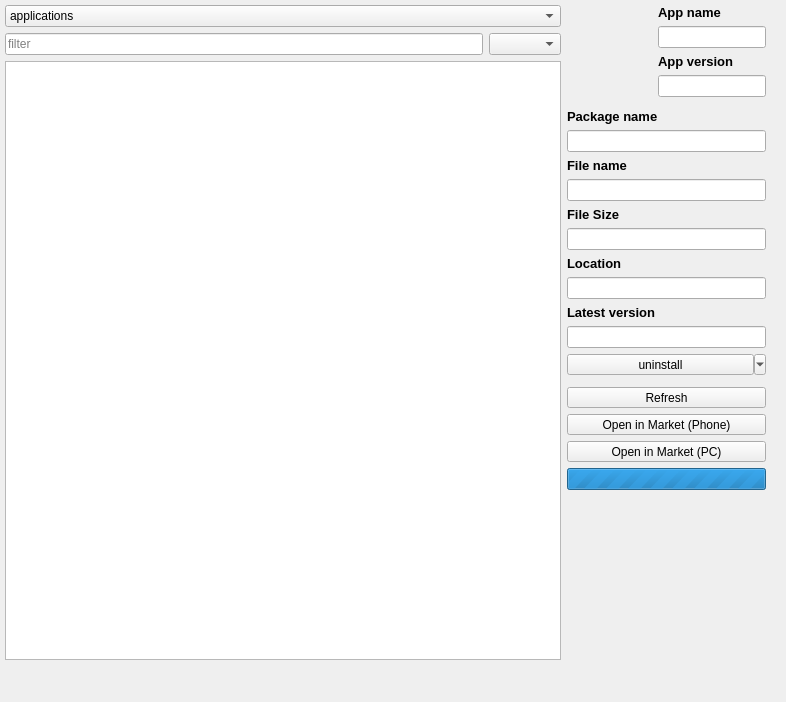
<?xml version="1.0" encoding="UTF-8"?>
<ui version="4.0">
 <class>AppWidget</class>
 <widget class="QWidget" name="AppWidget">
  <property name="geometry">
   <rect>
    <x>0</x>
    <y>0</y>
    <width>786</width>
    <height>702</height>
   </rect>
  </property>
  <property name="windowTitle">
   <string notr="true">Form</string>
  </property>
  <widget class="QWidget" name="verticalLayoutWidget_3">
   <property name="geometry">
    <rect>
     <x>0</x>
     <y>0</y>
     <width>771</width>
     <height>685</height>
    </rect>
   </property>
   <layout class="QVBoxLayout" name="layoutApps" stretch="0,1,0,0">
    <item>
     <spacer name="verticalSpacer_32">
      <property name="orientation">
       <enum>Qt::Vertical</enum>
      </property>
      <property name="sizeType">
       <enum>QSizePolicy::Fixed</enum>
      </property>
      <property name="sizeHint" stdset="0">
       <size>
        <width>20</width>
        <height>5</height>
       </size>
      </property>
     </spacer>
    </item>
    <item>
     <layout class="QHBoxLayout" name="horizontalLayout_6" stretch="0,1,0,0">
      <item>
       <spacer name="verticalSpacer_35">
        <property name="orientation">
         <enum>Qt::Horizontal</enum>
        </property>
        <property name="sizeType">
         <enum>QSizePolicy::Fixed</enum>
        </property>
        <property name="sizeHint" stdset="0">
         <size>
          <width>5</width>
          <height>20</height>
         </size>
        </property>
       </spacer>
      </item>
      <item>
       <layout class="QVBoxLayout" name="verticalLayout_2">
        <item>
         <widget class="QComboBox" name="comboBoxApps">
          <property name="focusPolicy">
           <enum>Qt::ClickFocus</enum>
          </property>
          <item>
           <property name="text">
            <string>applications</string>
           </property>
          </item>
          <item>
           <property name="text">
            <string>backups</string>
           </property>
          </item>
          <item>
           <property name="text">
            <string>system apps</string>
           </property>
          </item>
         </widget>
        </item>
        <item>
         <layout class="QHBoxLayout" name="horizontalLayout">
          <item>
           <widget class="QLineEdit" name="editFilter">
            <property name="placeholderText">
             <string>filter</string>
            </property>
           </widget>
          </item>
          <item>
           <widget class="QComboBox" name="comboFilter"/>
          </item>
         </layout>
        </item>
        <item>
         <widget class="QTableView" name="tableView">
          <property name="editTriggers">
           <set>QAbstractItemView::NoEditTriggers</set>
          </property>
          <property name="alternatingRowColors">
           <bool>true</bool>
          </property>
          <property name="verticalScrollMode">
           <enum>QAbstractItemView::ScrollPerPixel</enum>
          </property>
          <property name="horizontalScrollMode">
           <enum>QAbstractItemView::ScrollPerPixel</enum>
          </property>
          <property name="showGrid">
           <bool>false</bool>
          </property>
          <property name="gridStyle">
           <enum>Qt::NoPen</enum>
          </property>
          <attribute name="verticalHeaderVisible">
           <bool>false</bool>
          </attribute>
         </widget>
        </item>
       </layout>
      </item>
      <item>
       <layout class="QVBoxLayout" name="verticalLayout_4" stretch="0,0,0,0,0,0,0,1">
        <property name="spacing">
         <number>6</number>
        </property>
        <item>
         <layout class="QGridLayout" name="gridLayout_6">
          <item row="0" column="0" rowspan="5">
           <widget class="QLabel" name="labelAppsIcon">
            <property name="minimumSize">
             <size>
              <width>72</width>
              <height>72</height>
             </size>
            </property>
            <property name="maximumSize">
             <size>
              <width>72</width>
              <height>72</height>
             </size>
            </property>
            <property name="text">
             <string notr="true"/>
            </property>
            <property name="pixmap">
             <pixmap resource="../zasoby.qrc">:/icons/info.png</pixmap>
            </property>
            <property name="scaledContents">
             <bool>true</bool>
            </property>
           </widget>
          </item>
          <item row="0" column="2">
           <widget class="QLabel" name="labelAppsAppName">
            <property name="font">
             <font>
              <pointsize>10</pointsize>
              <weight>75</weight>
              <bold>true</bold>
             </font>
            </property>
            <property name="text">
             <string extracomment="app name label">App name</string>
            </property>
           </widget>
          </item>
          <item row="2" column="2">
           <widget class="QLabel" name="labelAppsVersion">
            <property name="font">
             <font>
              <pointsize>10</pointsize>
              <weight>75</weight>
              <bold>true</bold>
             </font>
            </property>
            <property name="text">
             <string extracomment="version label">App version</string>
            </property>
           </widget>
          </item>
          <item row="7" column="0" colspan="3">
           <widget class="QLabel" name="labelAppsFileName">
            <property name="font">
             <font>
              <pointsize>10</pointsize>
              <weight>75</weight>
              <bold>true</bold>
             </font>
            </property>
            <property name="text">
             <string extracomment="file name label">File name</string>
            </property>
           </widget>
          </item>
          <item row="9" column="0" colspan="3">
           <widget class="QLabel" name="labelAppsSize">
            <property name="font">
             <font>
              <pointsize>10</pointsize>
              <weight>75</weight>
              <bold>true</bold>
             </font>
            </property>
            <property name="text">
             <string extracomment="size label">File Size</string>
            </property>
           </widget>
          </item>
          <item row="1" column="2">
           <widget class="QLineEdit" name="editAppsAppName">
            <property name="text">
             <string notr="true"/>
            </property>
            <property name="readOnly">
             <bool>true</bool>
            </property>
           </widget>
          </item>
          <item row="3" column="2">
           <widget class="QLineEdit" name="editAppsVersion">
            <property name="text">
             <string notr="true"/>
            </property>
            <property name="readOnly">
             <bool>true</bool>
            </property>
           </widget>
          </item>
          <item row="8" column="0" colspan="3">
           <widget class="QLineEdit" name="editAppsFileName">
            <property name="text">
             <string notr="true"/>
            </property>
            <property name="readOnly">
             <bool>true</bool>
            </property>
           </widget>
          </item>
          <item row="5" column="0" colspan="3">
           <widget class="QLabel" name="labelAppsPackageName">
            <property name="font">
             <font>
              <pointsize>10</pointsize>
              <weight>75</weight>
              <bold>true</bold>
             </font>
            </property>
            <property name="text">
             <string extracomment="package label">Package name</string>
            </property>
           </widget>
          </item>
          <item row="6" column="0" colspan="3">
           <widget class="QLineEdit" name="editAppsPackageName">
            <property name="text">
             <string notr="true"/>
            </property>
            <property name="readOnly">
             <bool>true</bool>
            </property>
           </widget>
          </item>
          <item row="10" column="0" colspan="3">
           <widget class="QLineEdit" name="editAppsSize">
            <property name="text">
             <string notr="true"/>
            </property>
            <property name="readOnly">
             <bool>true</bool>
            </property>
           </widget>
          </item>
          <item row="11" column="0" colspan="3">
           <widget class="QLabel" name="labelAppsLocation">
            <property name="font">
             <font>
              <pointsize>10</pointsize>
              <weight>75</weight>
              <bold>true</bold>
             </font>
            </property>
            <property name="text">
             <string extracomment="location label">Location</string>
            </property>
           </widget>
          </item>
          <item row="12" column="0" colspan="3">
           <widget class="QLineEdit" name="editAppsLocation">
            <property name="readOnly">
             <bool>true</bool>
            </property>
           </widget>
          </item>
          <item row="0" column="1" rowspan="5">
           <widget class="QLabel" name="labelQRcode">
            <property name="maximumSize">
             <size>
              <width>72</width>
              <height>72</height>
             </size>
            </property>
            <property name="text">
             <string notr="true"/>
            </property>
            <property name="scaledContents">
             <bool>true</bool>
            </property>
           </widget>
          </item>
          <item row="14" column="0" colspan="3">
           <widget class="QLineEdit" name="editCyrketVersion">
            <property name="readOnly">
             <bool>true</bool>
            </property>
           </widget>
          </item>
          <item row="13" column="0" colspan="3">
           <widget class="QLabel" name="labelCyrketVersion">
            <property name="enabled">
             <bool>true</bool>
            </property>
            <property name="font">
             <font>
              <pointsize>10</pointsize>
              <weight>75</weight>
              <bold>true</bold>
             </font>
            </property>
            <property name="text">
             <string extracomment="latest version label">Latest version</string>
            </property>
           </widget>
          </item>
         </layout>
        </item>
        <item>
         <widget class="QToolButton" name="toolButtonUninstall">
          <property name="sizePolicy">
           <sizepolicy hsizetype="Expanding" vsizetype="Fixed">
            <horstretch>0</horstretch>
            <verstretch>0</verstretch>
           </sizepolicy>
          </property>
          <property name="focusPolicy">
           <enum>Qt::NoFocus</enum>
          </property>
          <property name="text">
           <string extracomment="uninstall apps">uninstall</string>
          </property>
          <property name="icon">
           <iconset resource="../zasoby.qrc">
            <normaloff>:/icons/uninstall.png</normaloff>:/icons/uninstall.png</iconset>
          </property>
          <property name="iconSize">
           <size>
            <width>20</width>
            <height>20</height>
           </size>
          </property>
          <property name="popupMode">
           <enum>QToolButton::MenuButtonPopup</enum>
          </property>
          <property name="toolButtonStyle">
           <enum>Qt::ToolButtonTextBesideIcon</enum>
          </property>
         </widget>
        </item>
        <item>
         <widget class="QStackedWidget" name="stackedWidgetApps">
          <property name="currentIndex">
           <number>0</number>
          </property>
          <widget class="QWidget" name="stackedAppsPageApps">
           <widget class="QWidget" name="layoutWidget">
            <property name="geometry">
             <rect>
              <x>0</x>
              <y>0</y>
              <width>291</width>
              <height>64</height>
             </rect>
            </property>
            <layout class="QVBoxLayout" name="horizontalLayoutStackedApps">
             <item>
              <widget class="QToolButton" name="toolButtonBackup">
               <property name="sizePolicy">
                <sizepolicy hsizetype="Expanding" vsizetype="Fixed">
                 <horstretch>0</horstretch>
                 <verstretch>0</verstretch>
                </sizepolicy>
               </property>
               <property name="focusPolicy">
                <enum>Qt::NoFocus</enum>
               </property>
               <property name="text">
                <string extracomment="backup apps">backup</string>
               </property>
               <property name="icon">
                <iconset resource="../zasoby.qrc">
                 <normaloff>:/icons/backup.png</normaloff>:/icons/backup.png</iconset>
               </property>
               <property name="iconSize">
                <size>
                 <width>20</width>
                 <height>20</height>
                </size>
               </property>
               <property name="popupMode">
                <enum>QToolButton::MenuButtonPopup</enum>
               </property>
               <property name="toolButtonStyle">
                <enum>Qt::ToolButtonTextBesideIcon</enum>
               </property>
              </widget>
             </item>
            </layout>
           </widget>
          </widget>
          <widget class="QWidget" name="stackedAppsPageBackups">
           <widget class="QWidget" name="layoutWidget_2">
            <property name="geometry">
             <rect>
              <x>50</x>
              <y>-1</y>
              <width>231</width>
              <height>64</height>
             </rect>
            </property>
            <layout class="QVBoxLayout" name="horizontalLayoutBackup">
             <item>
              <widget class="QToolButton" name="toolButtonRestore">
               <property name="sizePolicy">
                <sizepolicy hsizetype="Expanding" vsizetype="Fixed">
                 <horstretch>0</horstretch>
                 <verstretch>0</verstretch>
                </sizepolicy>
               </property>
               <property name="focusPolicy">
                <enum>Qt::NoFocus</enum>
               </property>
               <property name="text">
                <string extracomment="restore backup">restore</string>
               </property>
               <property name="icon">
                <iconset resource="../zasoby.qrc">
                 <normaloff>:/icons/restore.png</normaloff>:/icons/restore.png</iconset>
               </property>
               <property name="iconSize">
                <size>
                 <width>20</width>
                 <height>20</height>
                </size>
               </property>
               <property name="popupMode">
                <enum>QToolButton::MenuButtonPopup</enum>
               </property>
               <property name="toolButtonStyle">
                <enum>Qt::ToolButtonTextBesideIcon</enum>
               </property>
              </widget>
             </item>
             <item>
              <widget class="QToolButton" name="toolButtonRemoveBackup">
               <property name="sizePolicy">
                <sizepolicy hsizetype="Expanding" vsizetype="Fixed">
                 <horstretch>0</horstretch>
                 <verstretch>0</verstretch>
                </sizepolicy>
               </property>
               <property name="focusPolicy">
                <enum>Qt::NoFocus</enum>
               </property>
               <property name="text">
                <string extracomment="remove backup">remove</string>
               </property>
               <property name="icon">
                <iconset resource="../zasoby.qrc">
                 <normaloff>:/icons/remove.png</normaloff>:/icons/remove.png</iconset>
               </property>
               <property name="iconSize">
                <size>
                 <width>20</width>
                 <height>20</height>
                </size>
               </property>
               <property name="toolButtonStyle">
                <enum>Qt::ToolButtonTextBesideIcon</enum>
               </property>
              </widget>
             </item>
            </layout>
           </widget>
          </widget>
         </widget>
        </item>
        <item>
         <widget class="QToolButton" name="buttonRefreshApps">
          <property name="sizePolicy">
           <sizepolicy hsizetype="Expanding" vsizetype="Fixed">
            <horstretch>0</horstretch>
            <verstretch>0</verstretch>
           </sizepolicy>
          </property>
          <property name="text">
           <string extracomment="refresh apps/backups">Refresh</string>
          </property>
          <property name="icon">
           <iconset resource="../zasoby.qrc">
            <normaloff>:/icons/refresh.png</normaloff>:/icons/refresh.png</iconset>
          </property>
          <property name="iconSize">
           <size>
            <width>20</width>
            <height>20</height>
           </size>
          </property>
          <property name="toolButtonStyle">
           <enum>Qt::ToolButtonTextBesideIcon</enum>
          </property>
         </widget>
        </item>
        <item>
         <widget class="QToolButton" name="buttonOpenMarket">
          <property name="sizePolicy">
           <sizepolicy hsizetype="Expanding" vsizetype="Fixed">
            <horstretch>0</horstretch>
            <verstretch>0</verstretch>
           </sizepolicy>
          </property>
          <property name="text">
           <string>Open in Market (Phone)</string>
          </property>
          <property name="icon">
           <iconset resource="../zasoby.qrc">
            <normaloff>:/icons/market.png</normaloff>:/icons/market.png</iconset>
          </property>
          <property name="iconSize">
           <size>
            <width>20</width>
            <height>20</height>
           </size>
          </property>
          <property name="toolButtonStyle">
           <enum>Qt::ToolButtonTextBesideIcon</enum>
          </property>
         </widget>
        </item>
        <item>
         <widget class="QToolButton" name="buttonAppBrain">
          <property name="sizePolicy">
           <sizepolicy hsizetype="Expanding" vsizetype="Fixed">
            <horstretch>0</horstretch>
            <verstretch>0</verstretch>
           </sizepolicy>
          </property>
          <property name="text">
           <string>Open in Market (PC)</string>
          </property>
          <property name="icon">
           <iconset resource="../zasoby.qrc">
            <normaloff>:/icons/market.png</normaloff>:/icons/market.png</iconset>
          </property>
          <property name="iconSize">
           <size>
            <width>20</width>
            <height>20</height>
           </size>
          </property>
          <property name="toolButtonStyle">
           <enum>Qt::ToolButtonTextBesideIcon</enum>
          </property>
         </widget>
        </item>
        <item>
         <widget class="QProgressBar" name="progressApps">
          <property name="maximum">
           <number>0</number>
          </property>
          <property name="value">
           <number>0</number>
          </property>
          <property name="alignment">
           <set>Qt::AlignCenter</set>
          </property>
          <property name="format">
           <string notr="true">%v/%m</string>
          </property>
         </widget>
        </item>
        <item>
         <spacer name="verticalSpacer_33">
          <property name="orientation">
           <enum>Qt::Vertical</enum>
          </property>
          <property name="sizeHint" stdset="0">
           <size>
            <width>20</width>
            <height>40</height>
           </size>
          </property>
         </spacer>
        </item>
       </layout>
      </item>
      <item>
       <spacer name="verticalSpacer_36">
        <property name="orientation">
         <enum>Qt::Horizontal</enum>
        </property>
        <property name="sizeType">
         <enum>QSizePolicy::Fixed</enum>
        </property>
        <property name="sizeHint" stdset="0">
         <size>
          <width>5</width>
          <height>20</height>
         </size>
        </property>
       </spacer>
      </item>
     </layout>
    </item>
    <item>
     <widget class="QLabel" name="appsLabelSelected">
      <property name="text">
       <string notr="true"/>
      </property>
     </widget>
    </item>
    <item>
     <spacer name="verticalSpacer_34">
      <property name="orientation">
       <enum>Qt::Vertical</enum>
      </property>
      <property name="sizeType">
       <enum>QSizePolicy::Fixed</enum>
      </property>
      <property name="sizeHint" stdset="0">
       <size>
        <width>20</width>
        <height>5</height>
       </size>
      </property>
     </spacer>
    </item>
   </layout>
  </widget>
 </widget>
 <resources>
  <include location="../zasoby.qrc"/>
 </resources>
 <connections/>
</ui>
